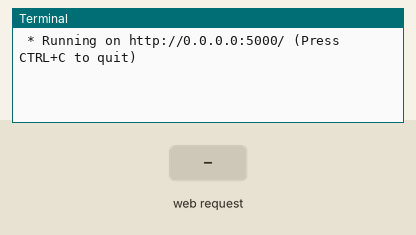
This program was run on a simulated Raspberry Pi (BCM pin numbers). Parts: the last lines printed to the terminal. The test bench sets the inputs (shaded band). The camera gives no picture and a still takes 0.5 s; threads take turns every 2 ms; the clock reads 2024-03-15 10:24:30 at power-on unless the program sets it.

Above: at 1.2 s.
1.3 s: HTTP request for /pic.jpg received
At 2.5 s:
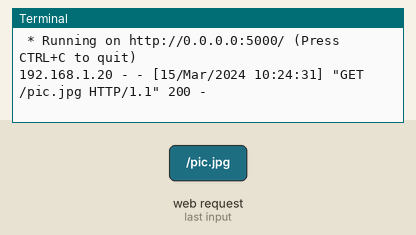
2.8 s: HTTP request for / received
At 3.6 s:
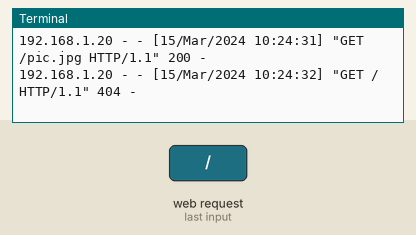

Measured:
- after the input at 1.3 s, the terminal: prints a new line at once (image 1)
- after the input at 2.8 s, the terminal: prints a new line at once (image 2)

The program:

cam02.py
```python
from picamera2 import Picamera2, Preview
import datetime
from flask import Flask, send_file
import threading
import time

app = Flask(__name__)
latest_image = "/py/latest.jpg"

def capture_image():
    global latest_image
    picam2 = Picamera2()
    picam2.configure(picam2.create_still_configuration(main={"size": (1920, 1080)}))  # Set resolution to 1920x1080
    picam2.start()

    while True:
        filename = "/py/latest.jpg"
        picam2.capture_file(filename)
        latest_image = filename
        time.sleep(1)  # Capture an image every second

    picam2.stop()

@app.route('/pic.jpg')
def serve_image():
    return send_file(latest_image, mimetype='image/jpeg')

if __name__ == "__main__":
    # Start the image capture in a separate thread
    capture_thread = threading.Thread(target=capture_image)
    capture_thread.daemon = True
    capture_thread.start()

    # Start the Flask web server
    app.run(host='0.0.0.0', port=5000)
```
